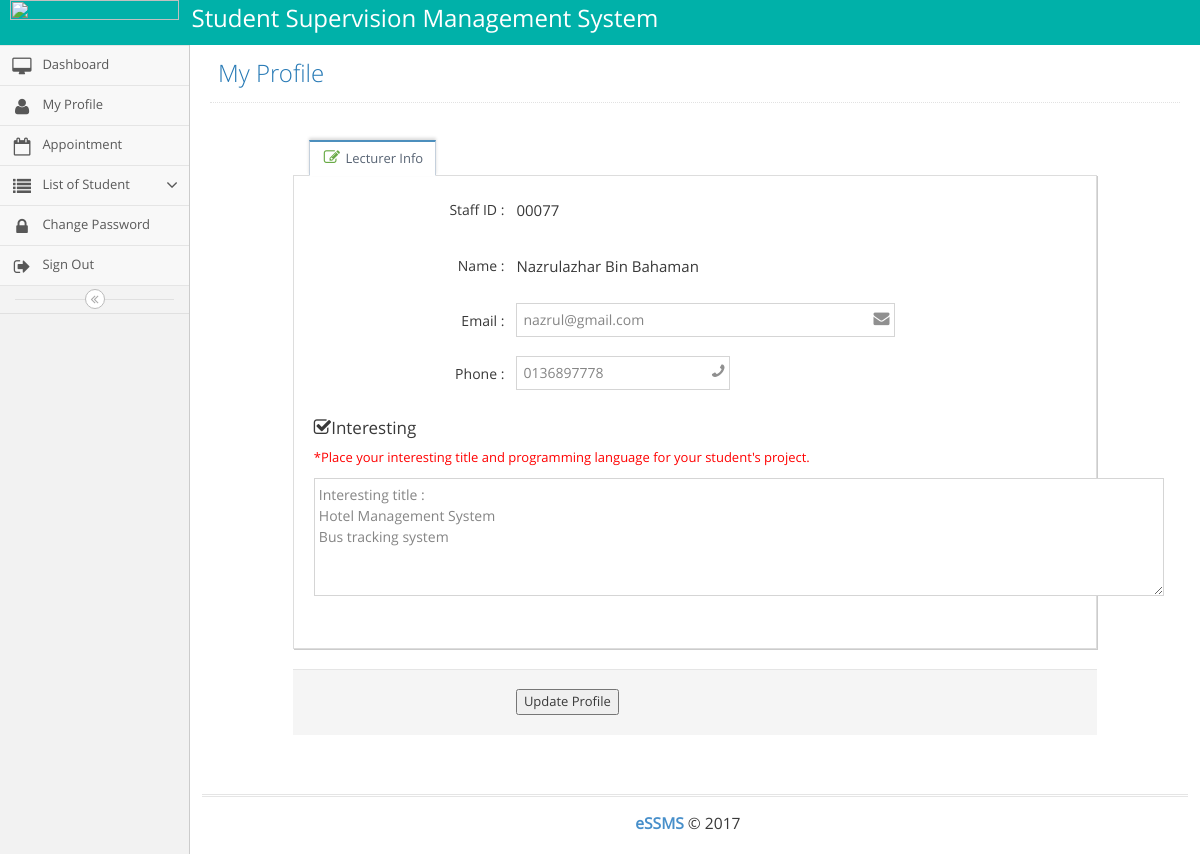
Screenshot of /profile.php (signed in) with the database file from the repository.
### tables this page shows
CREATE TABLE IF NOT EXISTS `lecturer` (
  `staffID` varchar(20) NOT NULL,
  `lecturerName` varchar(50) NOT NULL,
  `lecturerEmail` varchar(50) NOT NULL,
  `lecturerPhoneNum` varchar(15) NOT NULL,
  `department` varchar(30) NOT NULL,
  `bio` varchar(100) NOT NULL,
  `positionID` int(10) NOT NULL
);

### profile.php (the view, shortened to what this page needs)
<?php
include 'conn/dbconnection.php';
$id = $_SESSION['id'];
   if(@$_SESSION['position'] == "4" )
	{
		$select = "call select_profileStudent('".$id."')";
		$essms_select =mysqli_query($dba,$select) or die (mysqli_error());
		mysqli_next_result($dba);
		$row = mysqli_fetch_array($essms_select);
		if(isset($_REQUEST['submit']))
		{
			$update = "call update_profileStudent('".$id."','".$_REQUEST['email']."','".$_REQUEST['phonenum']."')";
			$essms_update = mysqli_query($dba,$update);
			mysqli_next_result($dba);
				if ($essms_update)
				{
				    echo "<script> alert('Your profile has been updated!')</script>";
					echo'<META HTTP-EQUIV="Refresh" CONTENT="0.001; URL=profile.php">';
				}
				else
				{
					echo "<script> alert('Unsuccessful. Please try again!')</script>";
					echo '<META HTTP-EQUIV="Refresh" CONTENT="0.01; URL=profile.php">';
				}
		}
	}
	else
	{
		$select = "call select_profileLecturer('".$id."')";
		$essms_select =mysqli_query($dba,$select) or die (mysqli_error());
		$row = mysqli_fetch_array($essms_select);
	}
?>
<!DOCTYPE html>
<html lang="en">
	<head>
		<link rel="stylesheet" href="assets/css/bootstrap.min.css" />
		<link rel="stylesheet" href="assets/font-awesome/4.5.0/css/font-awesome.min.css" />
		<link rel="stylesheet" href="assets/css/ace.min.css" class="ace-main-stylesheet" id="main-ace-style" />
		<link rel="stylesheet" href="assets/css/ace-skins.min.css" />
		<link rel="stylesheet" href="assets/css/ace-rtl.min.css" />
	</head>
	<body class="no-skin">
		<div id="navbar" class="navbar navbar-default          ace-save-state">
			<div class="navbar-container ace-save-state" id="navbar-container">
				<div class="navbar-header pull-left">
				 <img src="assets/img/logo_ftmk.png" width="169" height="29" class="img-responsive" />
				</div>
                <font size="+2">&nbsp;&nbsp;Student Supervision Management System </font>
				</div>
			</div>
	<div class="main-container ace-save-state" id="main-container">
		<?php include 'navigation.php'; ?>
			<div class="main-content">
				<div class="main-content-inner">
				  <div class="page-content">
		<div class="page-header">
							<h1>
								My Profile
							</h1>
						</div>
						<div class="row">
							<div class="col-xs-12">
									<div id="user-profile-3" class="user-profile row">
										<div class="col-sm-offset-1 col-sm-10">
											<div class="space"></div>
											<form class="form-horizontal" action="" method="post">
													<?php
										            if(@$_SESSION['position'] == "4" )
													{ ?>
												<div class="tabbable">
													<ul class="nav nav-tabs padding-16">
														<li class="active">
															<a data-toggle="tab" href="#edit-basic">
																<i class="green ace-icon fa fa-pencil-square-o bigger-125"></i>
																Student Info
															</a>
														</li>
														<li>
															<a data-toggle="tab" href="#edit-infoL">
															<i class="purple ace-icon fa fa-pencil-square-o bigger-125"></i>
																Supervisor Info
															</a>
														</li>
													</ul>
													<div class="tab-content profile-edit-tab-content">
													<div id="edit-basic" class="tab-pane in active">
														    <div class="space-4"></div>
															<div class="form-group">
																<label class="col-sm-3 control-label no-padding-right" >Matric Number : </label>
																<div class="col-sm-9">
																	<span class="input-icon input-icon-right">
																		<h5><?php echo $row['matricNum'];?></h5>
																	</span>
																</div>
															</div>
															<div class="space-4"></div>
															<div class="form-group">
																<label class="col-sm-3 control-label no-padding-right" >Name : </label>
																<div class="col-sm-9">
																	<span class="input-icon input-icon-right">
																	<h5><?php echo $row['studentName'];?></h5>
																	</span>
																</div>
															</div>
															<div class="space-4"></div>
															<div class="form-group">
																<label class="col-sm-3 control-label no-padding-right" for="form-field-email">Email : </label>
																<div class="col-sm-9">
																	<span class="input-icon input-icon-right">
																		<input type="email" name="email" id="email" size="40"  value="<?php echo $row['studentEmail'];?>" required=""/>
																		<i class="ace-icon fa fa-envelope"></i>
																	</span>
																</div>
															</div>
															<div class="space-4"></div>
															<div class="form-group">
																<label class="col-sm-3 control-label no-padding-right" for="form-field-phone">Phone : </label>
																<div class="col-sm-9">
																	<span class="input-icon input-icon-right">
																		<input type="text"  name="phonenum" id="phonenum" onKeyPress="return IsNumeric(event);" onpaste="return false;" ondrop = "return false;" placeholder="eg: 012xxxxxxx" value="<?php echo $row['studentPhoneNum'];?>" required=""/>
																		</br>
																		<span id="error1" style="color: Red; display: none"><b>* Input Digits (0 - 9)</b></span>
																				<script type="text/javascript">
																					var specialKeys = new Array();
																					specialKeys.push(8); //Backspace
																					function IsNumeric(e) {
																						var keyCode = e.which ? e.which : e.keyCode
																						var ret = ((keyCode >= 48 && keyCode <= 57) || specialKeys.indexOf(keyCode) != -1);
																						document.getElementById("error1").style.display = ret ? "none" : "inline";
																						return ret;
																					}
																				</script>
																		<i class="ace-icon fa fa-phone fa-flip-horizontal"></i>
																	</span>
																</div>
															</div>
			                                                <div class="space-4"></div>
															<div class="form-group">
																<label class="col-sm-3 control-label no-padding-right">Supervisor : </label>
																<div class="col-sm-9">
																	<span class="input-icon input-icon-right">
																		<h5><?php echo $row['lecturerName'];?></h5>
																	</span>
																</div>
															</div>
															 <div class="space-4"></div>
															<div class="form-group">
																<label class="col-sm-3 control-label no-padding-right">Status : </label>
																<div class="col-sm-9">
																	<span class="input-icon input-icon-right">
																		<h5><?php echo $row['statusAssign'];?></h5>
																	</span>
																</div>
															</div>
														</div>
																<div id="edit-infoL" class="tab-pane">
														<div class="space-4"></div>
															<div class="form-group">
																<label class="col-sm-3 control-label no-padding-right">Name : </label>
																<div class="col-sm-9">
																	<span class="input-icon input-icon-right">
																	<h5><?php echo $row['lecturerName'];?></h5>
																	</span>
																</div>
															</div>
															<div class="space-4"></div>
															<div class="form-group">
																<label class="col-sm-3 control-label no-padding-right" for="form-field-email">Email : </label>
																<div class="col-sm-9">
																	<span class="input-icon input-icon-right">
																	<h5><?php echo $row['lecturerEmail'];?></h5>
																	</span>
																</div>
															</div>
															<div class="space-4"></div>
															<div class="form-group">
																<label class="col-sm-3 control-label no-padding-right" for="form-field-phone">Phone : </label>
																<div class="col-sm-9">
																	<span class="input-icon input-icon-right">
																	<h5><?php echo $row['lecturerPhoneNum'];?></h5>
																	</span>
																</div>
															</div>
															<div class="space-4"></div>
															<div class="form-group">
																<h4 class="widget-title smaller"><i class="ace-icon fa fa-check-square-o bigger-110"></i>Interesting with : </h4>
										                        <textarea cols="100" rows="5" name="bio" id="bio" placeholder="<?php echo $row['bio'];?>" disabled></textarea>
															</div>
														</div>
														</div>
												</div>
																			<div class="clearfix form-actions">
																<div class="col-md-offset-3 col-md-9">
		                                                        <input name="submit" type="submit" id="submit" value="Update Profile" />
																	&nbsp; &nbsp;
																</div>
															</div>
															</form>
														<?php }
														else
														{ ?>
													<div class="tabbable">
													<ul class="nav nav-tabs padding-16">
														<li class="active">
															<a data-toggle="tab" href="#edit-basic">
																<i class="green ace-icon fa fa-pencil-square-o bigger-125"></i>
																Lecturer Info
															</a>
														</li>
													</ul>
													<div class="tab-content profile-edit-tab-content">
													<div id="edit-basic" class="tab-pane in active">
														    <div class="space-4"></div>
															<div class="form-group">
																<label class="col-sm-3 control-label no-padding-right">Staff ID : </label>
																<div class="col-sm-9">
																	<span class="input-icon input-icon-right">
																	<h5><?php echo $_SESSION['id'];?></h5>
																	</span>
																</div>
															</div>
															<div class="space-4"></div>
															<div class="form-group">
																<label class="col-sm-3 control-label no-padding-right">Name : </label>
																<div class="col-sm-9">
																	<span class="input-icon input-icon-right">
																	<h5><?php echo $row['lecturerName'];?></h5>
																	</span>
																</div>
															</div>
															<div class="space-4"></div>
															<div class="form-group">
																<label class="col-sm-3 control-label no-padding-right" for="form-field-email">Email : </label>
																<div class="col-sm-9">
																	<span class="input-icon input-icon-right">
																		<input type="email" name="email" id="email" size="40" value="<?php echo $row['lecturerEmail'];?>" required=""/>
																		<i class="ace-icon fa fa-envelope"></i>
																	</span>
																</div>
															</div>
															<div class="space-4"></div>
															<div class="form-group">
																<label class="col-sm-3 control-label no-padding-right" for="form-field-phone">Phone : </label>
																<div class="col-sm-9">
																	<span class="input-icon input-icon-right">
																		<input type="text"  name="phonenum" id="phonenum" onKeyPress="return IsNumeric(event);" onpaste="return false;" ondrop = "return false;" placeholder="eg: 012xxxxxxx" value="<?php echo $row['lecturerPhoneNum'];?>" required=""/>
																		<i class="ace-icon fa fa-phone fa-flip-horizontal"></i>
																	</span>
																</div>
															</div>
															<div class="space-4"></div>
															<div class="form-group">
																<h4 class="widget-title smaller"><i class="ace-icon fa fa-check-square-o bigger-110"></i>Interesting</h4>
																<p><font color="red">*Place your interesting title and programming language for your student's project.</font></p>
										                        <textarea cols="100" rows="5" name="bio" id="bio" required=""><?php echo $row['bio'];?></textarea>
															</div>
														</div>
															</div>
																			<div class="clearfix form-actions">
																<div class="col-md-offset-3 col-md-9">
		                                                        <input name="submit" type="submit" id="submit" value="Update Profile" />
																</div>
															</div>
															</form>
														</div>
														<?php } ?>
										</div>
									</div>
							</div>
				    </div>
				  </div>
			  </div>
			</div>
			<div class="footer">
				<div class="footer-inner">
					<div class="footer-content">
						<span class="bigger-120">
							<span class="blue bolder">eSSMS</span> &copy; 2017
						</span>
					</div>
				</div>
			</div>
	</body>
</html>

### profile.php (style rules this page uses)
.no-skin #navbar #navbar-container font { color: #FFFFFF; }

### rows the page displays
lecturer: lecturerName "Nazrulazhar Bin Bahaman", email "nazrul@gmail.com", phonenum "0136897778", bio "Interesting title : Hotel Management System Bus tracking system"

### other values shown
$_SESSION['id'] "00077"
